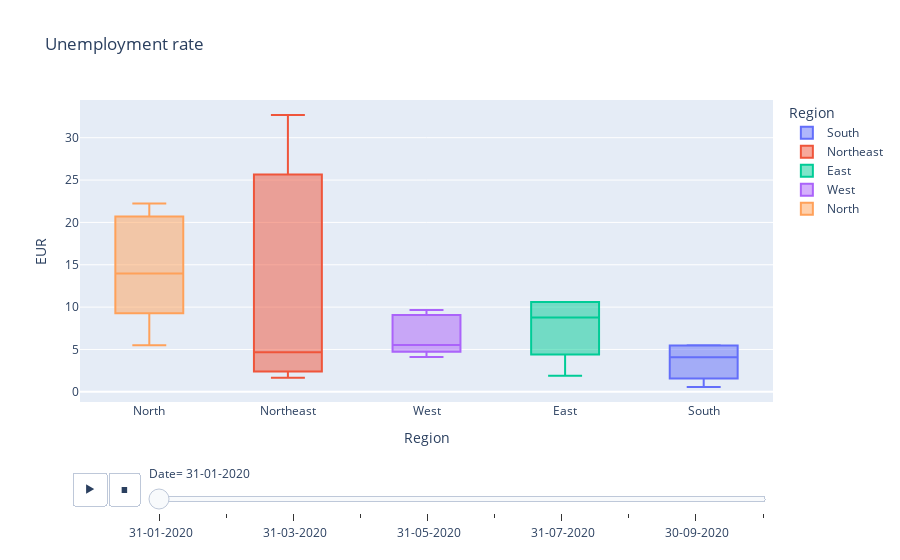

Notebook code for this chart:
### Code cell
#Boxplot with animation frame
fig3 = px.box(df,x='Region', y='EUR', color='Region', title='Unemployment rate', animation_frame='Date', template='plotly')
fig3.update_layout(xaxis={'categoryorder':'total descending'})
fig3.show()

### Figure 1 — Plotly figure (JSON) as saved in the notebook; plotly's stock layout.template omitted (floating-point values rounded to 4 significant figures)
{"data": [{"alignmentgroup": "True", "hovertemplate": "Region=%{x}<br>Date= 31-01-2020<br>EUR=%{y}<extra></extra>", "legendgroup": "South", "marker": {"color": "#636efa"}, "name": "South", "notched": false, "offsetgroup": "South", "orientation": "v", "showlegend": true, "type": "box", "x": ["South", "South", "South", "South", "South", "South"], "x0": " ", "xaxis": "x", "y": [5.48, 2.86, 5.31, 0.58, 1.57, 5.49], "y0": " ", "yaxis": "y"}, {"alignmentgroup": "True", "hovertemplate": "Region=%{x}<br>Date= 31-01-2020<br>EUR=%{y}<extra></extra>", "legendgroup": "Northeast", "marker": {"color": "#EF553B"}, "name": "Northeast", "notched": false, "offsetgroup": "Northeast", "orientation": "v", "showlegend": true, "type": "box", "x": ["Northeast", "Northeast", "Northeast"], "x0": " ", "xaxis": "x", "y": [4.66, 1.66, 32.67], "y0": " ", "yaxis": "y"}, {"alignmentgroup": "True", "hovertemplate": "Region=%{x}<br>Date= 31-01-2020<br>EUR=%{y}<extra></extra>", "legendgroup": "East", "marker": {"color": "#00cc96"}, "name": "East", "notched": false, "offsetgroup": "East", "orientation": "v", "showlegend": true, "type": "box", "x": ["East", "East", "East", "East"], "x0": " ", "xaxis": "x", "y": [10.61, 10.61, 1.9, 6.94], "y0": " ", "yaxis": "y"}, {"alignmentgroup": "True", "hovertemplate": "Region=%{x}<br>Date= 31-01-2020<br>EUR=%{y}<extra></extra>", "legendgroup": "West", "marker": {"color": "#ab63fa"}, "name": "West", "notched": false, "offsetgroup": "West", "orientation": "v", "showlegend": true, "type": "box", "x": ["West", "West", "West", "West", "West"], "x0": " ", "xaxis": "x", "y": [9.65, 8.89, 5.54, 4.11, 4.95], "y0": " ", "yaxis": "y"}, {"alignmentgroup": "True", "hovertemplate": "Region=%{x}<br>Date= 31-01-2020<br>EUR=%{y}<extra></extra>", "legendgroup": "North", "marker": {"color": "#FFA15A"}, "name": "North", "notched": false, "offsetgroup": "North", "orientation": "v", "showlegend": true, "type": "box", "x": ["North", "North", "North", "North", "North", "North", "North", "North"], "x0": " ", "xaxis": "x", "y": [22.23, 20.34, 16.83, 21.08, 11.11, 10.97, 7.58, 5.49], "y0": " ", "yaxis": "y"}], "layout": {"boxmode": "overlay", "legend": {"title": {"text": "Region"}, "tracegroupgap": 0}, "sliders": [{"active": 0, "currentvalue": {"prefix": "Date="}, "len": 0.9, "pad": {"b": 10, "t": 60}, "steps": [{"args": [[" 31-01-2020"], {"frame": {"duration": 0, "redraw": true}, "fromcurrent": true, "mode": "immediate", "transition": {"duration": 0, "easing": "linear"}}], "label": " 31-01-2020", "method": "animate"}, {"args": [[" 29-02-2020"], {"frame": {"duration": 0, "redraw": true}, "fromcurrent": true, "mode": "immediate", "transition": {"duration": 0, "easing": "linear"}}], "label": " 29-02-2020", "method": "animate"}, {"args": [[" 31-03-2020"], {"frame": {"duration": 0, "redraw": true}, "fromcurrent": true, "mode": "immediate", "transition": {"duration": 0, "easing": "linear"}}], "label": " 31-03-2020", "method": "animate"}, {"args": [[" 30-04-2020"], {"frame": {"duration": 0, "redraw": true}, "fromcurrent": true, "mode": "immediate", "transition": {"duration": 0, "easing": "linear"}}], "label": " 30-04-2020", "method": "animate"}, {"args": [[" 31-05-2020"], {"frame": {"duration": 0, "redraw": true}, "fromcurrent": true, "mode": "immediate", "transition": {"duration": 0, "easing": "linear"}}], "label": " 31-05-2020", "method": "animate"}, {"args": [[" 30-06-2020"], {"frame": {"duration": 0, "redraw": true}, "fromcurrent": true, "mode": "immediate", "transition": {"duration": 0, "easing": "linear"}}], "label": " 30-06-2020", "method": "animate"}, {"args": [[" 31-07-2020"], {"frame": {"duration": 0, "redraw": true}, "fromcurrent": true, "mode": "immediate", "transition": {"duration": 0, "easing": "linear"}}], "label": " 31-07-2020", "method": "animate"}, {"args": [[" 31-08-2020"], {"frame": {"duration": 0, "redraw": true}, "fromcurrent": true, "mode": "immediate", "transition": {"duration": 0, "easing": "linear"}}], "label": " 31-08-2020", "method": "animate"}, {"args": [[" 30-09-2020"], {"frame": {"duration": 0, "redraw": true}, "fromcurrent": true, "mode": "immediate", "transition": {"duration": 0, "easing": "linear"}}], "label": " 30-09-2020", "method": "animate"}, {"args": [[" 31-10-2020"], {"frame": {"duration": 0, "redraw": true}, "fromcurrent": true, "mode": "immediate", "transition": {"duration": 0, "easing": "linear"}}], "label": " 31-10-2020", "method": "animate"}], "x": 0.1, "xanchor": "left", "y": 0, "yanchor": "top"}], "title": {"text": "Unemployment rate"}, "updatemenus": [{"buttons": [{"args": [null, {"frame": {"duration": 500, "redraw": true}, "fromcurrent": true, "mode": "immediate", "transition": {"duration": 500, "easing": "linear"}}], "label": "&#9654;", "method": "animate"}, {"args": [[null], {"frame": {"duration": 0, "redraw": true}, "fromcurrent": true, "mode": "immediate", "transition": {"duration": 0, "easing": "linear"}}], "label": "&#9724;", "method": "animate"}], "direction": "left", "pad": {"r": 10, "t": 70}, "showactive": false, "type": "buttons", "x": 0.1, "xanchor": "right", "y": 0, "yanchor": "top"}], "xaxis": {"anchor": "y", "categoryarray": ["South", "Northeast", "East", "West", "North"], "categoryorder": "total descending", "domain": [0, 1], "title": {"text": "Region"}}, "yaxis": {"anchor": "x", "domain": [0, 1], "title": {"text": "EUR"}}}}
